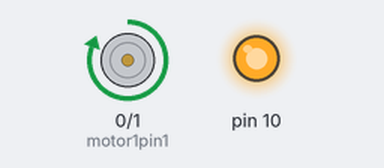
A sketch run on a simulated Arduino Uno, built with avr-gcc and run on an emulated ATmega328P. On the bench: motor-driver pin pairs drawn as motors (green arrow = first pin HIGH = forward, orange = second pin HIGH = backward, longer = more drive), output pins drawn as LEDs (lit = HIGH).

Above: at 2.5 s.
At 7.5 s:
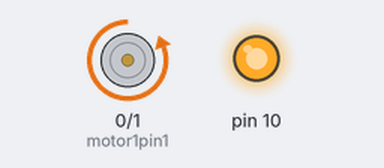
Timing chart, 0 to 11.5 s (numbered marks = the images above):
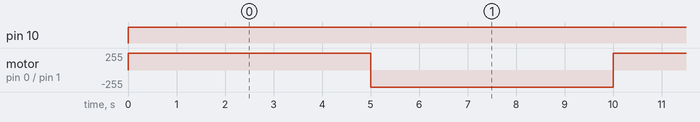

The sketch:

Pwmcontrol.ino
```cpp
int motor1pin1 = 0;
int motor1pin2 = 1;

int motor2pin1 = 2;
int motor2pin2 = 3;

void setup()
{
  // put your setup code here, to run once:
  pinMode(motor1pin1, OUTPUT);
  pinMode(motor1pin2, OUTPUT);

  //(Optional)
//  pinMode(9, OUTPUT);
  pinMode(10, OUTPUT);
  //(Optional)
}

void loop()
{
  // put your main code here, to run repeatedly:

  //Controlling speed (0 = off and 255 = max speed):
  //(Optional)

  analogWrite(10, 255); //ENB pin
  //(Optional)

  digitalWrite(motor1pin1, HIGH);
  delay(5000);
  digitalWrite(motor1pin1, LOW);
  delay(1);
  digitalWrite(motor1pin2, HIGH);
  delay(5000);
  digitalWrite(motor1pin2, LOW);
  delay(1);
}
```

Measured:
- by itself, pin 10: LOW → HIGH at 0.00 s
- by itself, motor on pin 0 (motor1pin1) / pin 1 (motor1pin2): alternates forward 255/255 for 5.0 s and backward 255/255 for 5.0 s
